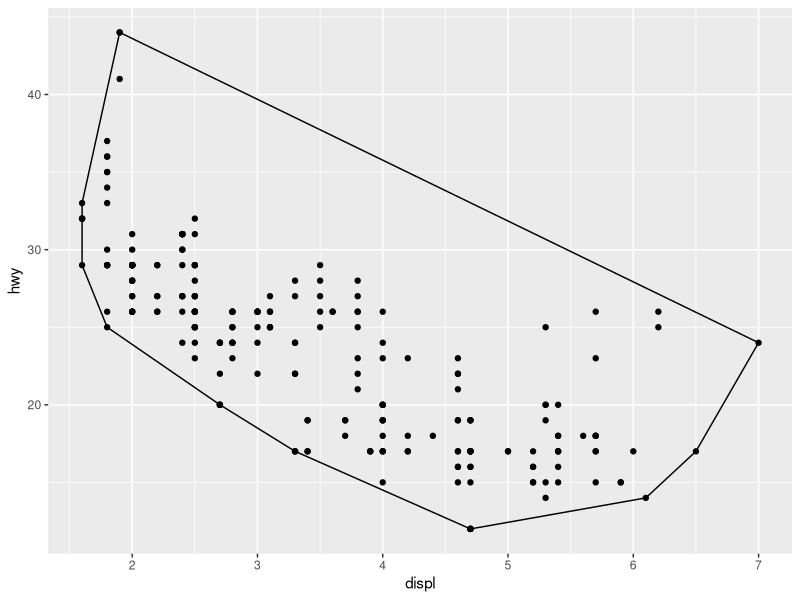
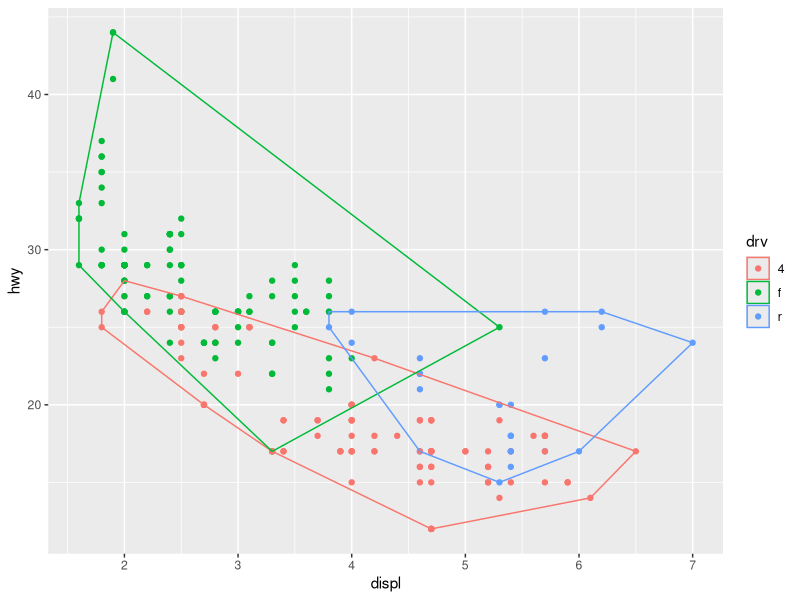
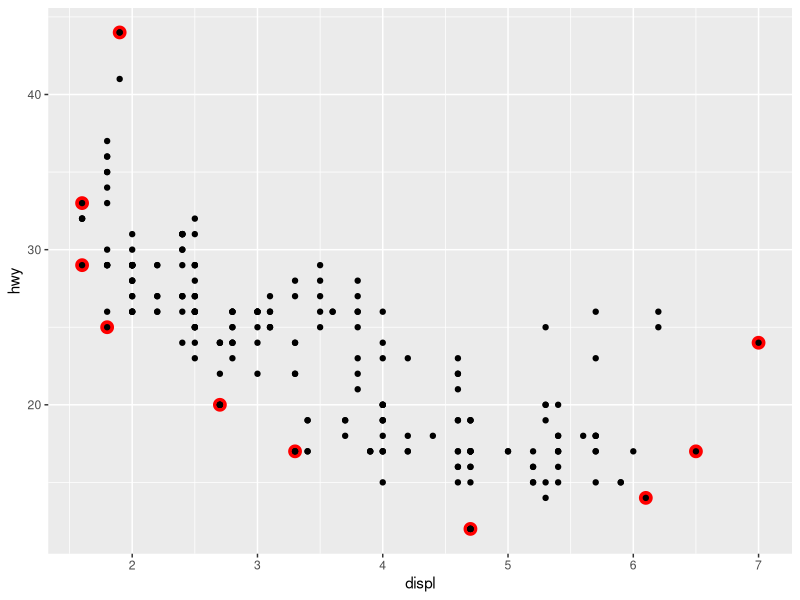
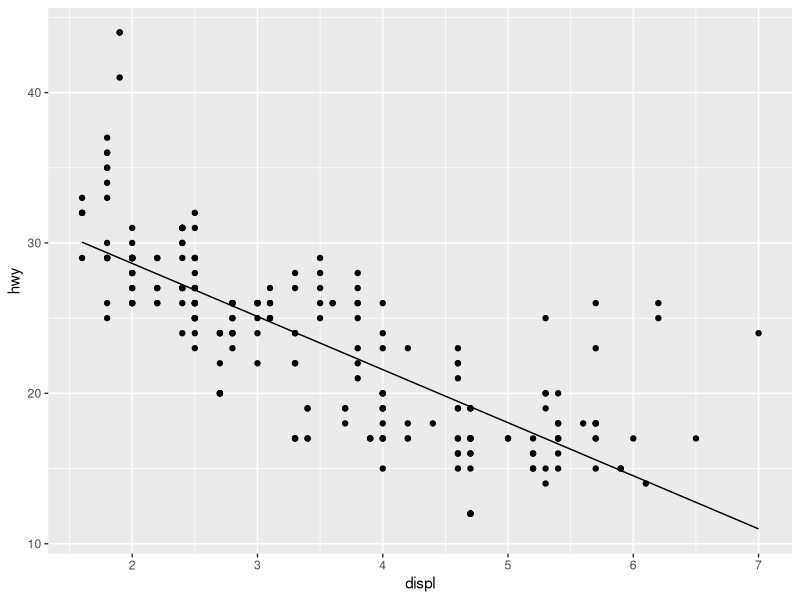
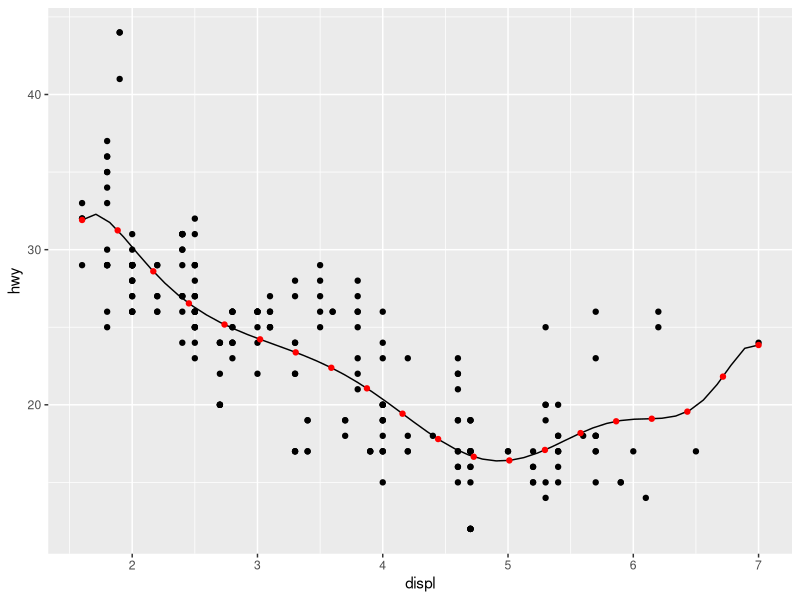
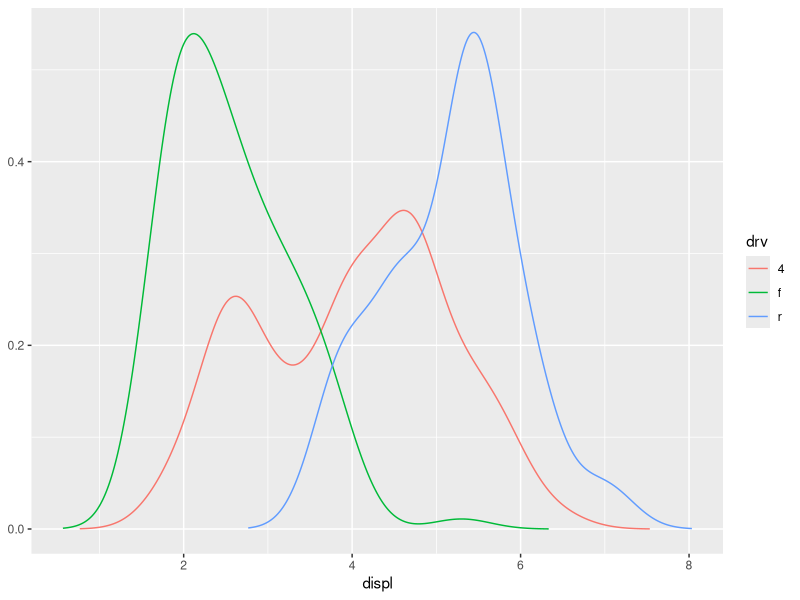
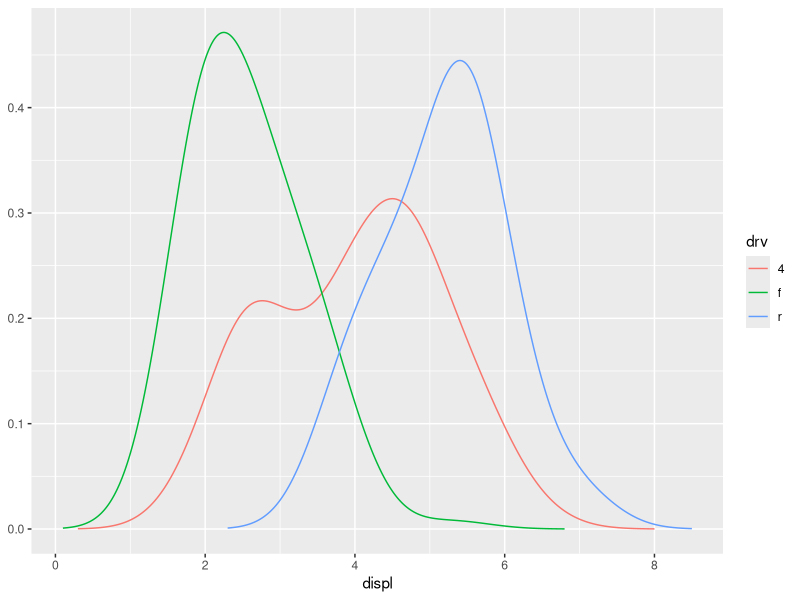
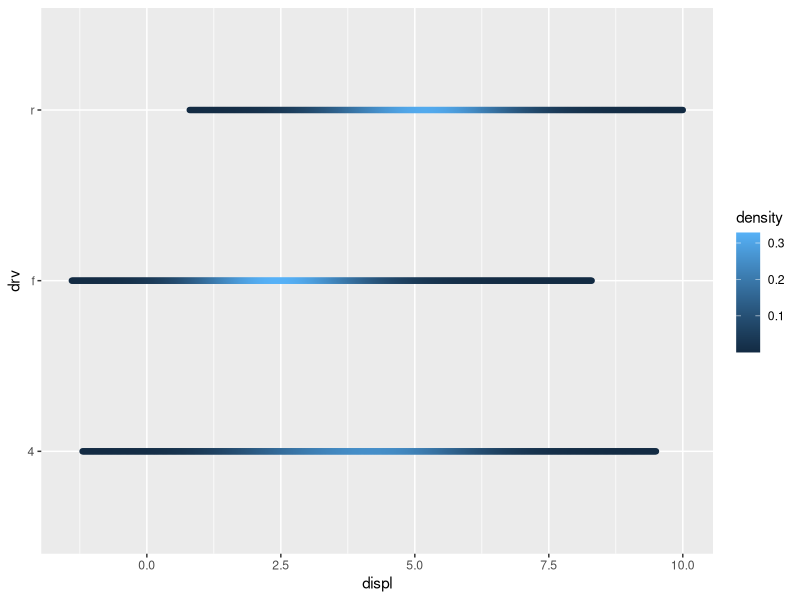

The R script that drew these images, in order:
## ---- chunk 1
#| include: false
knitr::opts_chunk$set(collapse = TRUE, comment = "#>", fig.width = 7, fig.height = 7, fig.align = "center")
library(ggplot2)
## ---- chunk 2
#| label: ggproto-intro
A <- ggproto("A", NULL,
  x = 1,
  inc = function(self) {
    self$x <- self$x + 1
  }
)
A$x
A$inc()
A$x
A$inc()
A$inc()
A$x
## ---- chunk 3
#| label: chull
StatChull <- ggproto("StatChull", Stat,
  compute_group = function(data, scales) {
    data[chull(data$x, data$y), , drop = FALSE]
  },
  
  required_aes = c("x", "y")
)
## ---- chunk 4
stat_chull <- function(mapping = NULL, data = NULL, geom = "polygon",
                       position = "identity", na.rm = FALSE, show.legend = NA, 
                       inherit.aes = TRUE, ...) {
  layer(
    stat = StatChull, data = data, mapping = mapping, geom = geom, 
    position = position, show.legend = show.legend, inherit.aes = inherit.aes,
    params = list(na.rm = na.rm, ...)
  )
}
## ---- chunk 5
#| fig.alt: "Scatterplot of engine displacement versus highway miles per
#|  gallon, for 234 cars. The convex hull of all the points is marked by a 
#|  polygon with no fill."
ggplot(mpg, aes(displ, hwy)) + 
  geom_point() + 
  stat_chull(fill = NA, colour = "black")
## ---- chunk 6
#| fig.alt: "Scatterplot of engine displacement versus highway miles per
#|  gallon, for 234 cars. The convex hulls of points, grouped and coloured by 
#|  three types of drive train, are marked by polygons with no fill but the
#|  outline matches the colours of the points."
ggplot(mpg, aes(displ, hwy, colour = drv)) + 
  geom_point() + 
  stat_chull(fill = NA)
## ---- chunk 7
#| fig.alt: "Scatterplot of engine displacement versus highway miles per
#|  gallon, for 234 cars. The points that are part of the convex hull of all 
#|  points are marked with a red outline."
ggplot(mpg, aes(displ, hwy)) + 
  stat_chull(geom = "point", size = 4, colour = "red") +
  geom_point()
## ---- chunk 8
#| fig.alt: "Scatterplot of engine displacement versus highway miles per
#|  gallon, for 234 cars. A straight line with a negative slope passes through
#|  the cloud of points."
StatLm <- ggproto("StatLm", Stat, 
  required_aes = c("x", "y"),
  
  compute_group = function(data, scales) {
    rng <- range(data$x, na.rm = TRUE)
    grid <- data.frame(x = rng)
    
    mod <- lm(y ~ x, data = data)
    grid$y <- predict(mod, newdata = grid)
    
    grid
  }
)

stat_lm <- function(mapping = NULL, data = NULL, geom = "line",
                    position = "identity", na.rm = FALSE, show.legend = NA, 
                    inherit.aes = TRUE, ...) {
  layer(
    stat = StatLm, data = data, mapping = mapping, geom = geom, 
    position = position, show.legend = show.legend, inherit.aes = inherit.aes,
    params = list(na.rm = na.rm, ...)
  )
}

ggplot(mpg, aes(displ, hwy)) + 
  geom_point() + 
  stat_lm()
## ---- chunk 9
#| fig.alt: "Scatterplot of engine displacement versus highway miles per
#|  gallon, for 234 cars. A wobbly line follows the point cloud over the 
#|  horizontal direction. 20 points are placed on top of the line with constant
#|  horizontal intervals."
StatLm <- ggproto("StatLm", Stat, 
  required_aes = c("x", "y"),
  
  compute_group = function(data, scales, params, n = 100, formula = y ~ x) {
    rng <- range(data$x, na.rm = TRUE)
    grid <- data.frame(x = seq(rng[1], rng[2], length = n))
    
    mod <- lm(formula, data = data)
    grid$y <- predict(mod, newdata = grid)
    
    grid
  }
)

stat_lm <- function(mapping = NULL, data = NULL, geom = "line",
                    position = "identity", na.rm = FALSE, show.legend = NA, 
                    inherit.aes = TRUE, n = 50, formula = y ~ x, 
                    ...) {
  layer(
    stat = StatLm, data = data, mapping = mapping, geom = geom, 
    position = position, show.legend = show.legend, inherit.aes = inherit.aes,
    params = list(n = n, formula = formula, na.rm = na.rm, ...)
  )
}

ggplot(mpg, aes(displ, hwy)) + 
  geom_point() + 
  stat_lm(formula = y ~ poly(x, 10)) + 
  stat_lm(formula = y ~ poly(x, 10), geom = "point", colour = "red", n = 20)
## ---- chunk 10
#' @export
#' @inheritParams ggplot2::stat_identity
#' @param formula The modelling formula passed to \code{lm}. Should only 
#'   involve \code{y} and \code{x}
#' @param n Number of points used for interpolation.
stat_lm <- function(mapping = NULL, data = NULL, geom = "line",
                    position = "identity", na.rm = FALSE, show.legend = NA, 
                    inherit.aes = TRUE, n = 50, formula = y ~ x, 
                    ...) {
  layer(
    stat = StatLm, data = data, mapping = mapping, geom = geom, 
    position = position, show.legend = show.legend, inherit.aes = inherit.aes,
    params = list(n = n, formula = formula, na.rm = na.rm, ...)
  )
}

## ---- chunk 11
#| fig.alt:
#| - "A line plot showing three kernel density estimates of engine displacement,
#|  coloured for three types of drive trains. The lines are a little bit 
#|  wobbly."
#| - "A line plot showing three kernel density estimates of engine displacement,
#|  coloured for three types of drive trains. The lines are fairly smooth."
StatDensityCommon <- ggproto("StatDensityCommon", Stat, 
  required_aes = "x",
  
  setup_params = function(data, params) {
    if (!is.null(params$bandwidth))
      return(params)
    
    xs <- split(data$x, data$group)
    bws <- vapply(xs, bw.nrd0, numeric(1))
    bw <- mean(bws)
    message("Picking bandwidth of ", signif(bw, 3))
    
    params$bandwidth <- bw
    params
  },
  
  compute_group = function(data, scales, bandwidth = 1) {
    d <- density(data$x, bw = bandwidth)
    data.frame(x = d$x, y = d$y)
  }  
)

stat_density_common <- function(mapping = NULL, data = NULL, geom = "line",
                                position = "identity", na.rm = FALSE, show.legend = NA, 
                                inherit.aes = TRUE, bandwidth = NULL,
                                ...) {
  layer(
    stat = StatDensityCommon, data = data, mapping = mapping, geom = geom, 
    position = position, show.legend = show.legend, inherit.aes = inherit.aes,
    params = list(bandwidth = bandwidth, na.rm = na.rm, ...)
  )
}

ggplot(mpg, aes(displ, colour = drv)) + 
  stat_density_common()

ggplot(mpg, aes(displ, colour = drv)) + 
  stat_density_common(bandwidth = 0.5)
## ---- chunk 12
#| fig.alt: "A plot showing the engine displacement versus three types of drive 
#|  trains. Every drive train is represented by a series of densely packed 
#|  points that imitate a horizontal line, and their colour intensity indicates
#|  the kernel density estimate of the displacement."
StatDensityCommon <- ggproto("StatDensity2", Stat, 
  required_aes = "x",
  default_aes = aes(y = after_stat(density)),

  compute_group = function(data, scales, bandwidth = 1) {
    d <- density(data$x, bw = bandwidth)
    data.frame(x = d$x, density = d$y)
  }  
)

ggplot(mpg, aes(displ, drv, colour = after_stat(density))) + 
  stat_density_common(bandwidth = 1, geom = "point")
## ---- chunk 13
#| fig.alt: "An area plot showing the kernel density estimates of 
#|  engine displacement. Three areas are shown that indicate the estimates for
#|  three types of drive trains separately. All areas are floored to the x-axis
#|  and overlap one another."
ggplot(mpg, aes(displ, fill = drv)) + 
  stat_density_common(bandwidth = 1, geom = "area", position = "stack")
## ---- chunk 14
#| fig.alt:
#| - "A stacked area plot showing kernel density estimates of engine displacement.
#|  Three areas are shown that indicate the estimates for three types of drive
#|  trains separately. The areas are stacked on top of one another and show
#|  no overlap."
#| - "A heatmap showing the density of engine displacement for three types of 
#|  drive trains. The heatmap has three rows for the drive trains, but are
#|  continuous in the horizontal direction. The fill intensity of the heatmap
#|  shows the kernel density estimates."   
StatDensityCommon <- ggproto("StatDensityCommon", Stat, 
  required_aes = "x",
  default_aes = aes(y = after_stat(density)),

  setup_params = function(data, params) {
    min <- min(data$x) - 3 * params$bandwidth
    max <- max(data$x) + 3 * params$bandwidth
    
    list(
      bandwidth = params$bandwidth,
      min = min,
      max = max,
      na.rm = params$na.rm
    )
  },
  
  compute_group = function(data, scales, min, max, bandwidth = 1) {
    d <- density(data$x, bw = bandwidth, from = min, to = max)
    data.frame(x = d$x, density = d$y)
  }  
)

ggplot(mpg, aes(displ, fill = drv)) + 
  stat_density_common(bandwidth = 1, geom = "area", position = "stack")
ggplot(mpg, aes(displ, drv, fill = after_stat(density))) + 
  stat_density_common(bandwidth = 1, geom = "raster")
## ---- chunk 15
#| label: GeomSimplePoint
#| fig.alt: "Scatterplot of engine displacement versus highway miles per
#|  gallon, for 234 cars. The points are larger than the default."
GeomSimplePoint <- ggproto("GeomSimplePoint", Geom,
  required_aes = c("x", "y"),
  default_aes = aes(shape = 19, colour = "black"),
  draw_key = draw_key_point,

  draw_panel = function(data, panel_params, coord) {
    coords <- coord$transform(data, panel_params)
    grid::pointsGrob(
      coords$x, coords$y,
      pch = coords$shape,
      gp = grid::gpar(col = coords$colour)
    )
  }
)

geom_simple_point <- function(mapping = NULL, data = NULL, stat = "identity",
                              position = "identity", na.rm = FALSE, show.legend = NA, 
                              inherit.aes = TRUE, ...) {
  layer(
    geom = GeomSimplePoint, mapping = mapping,  data = data, stat = stat, 
    position = position, show.legend = show.legend, inherit.aes = inherit.aes,
    params = list(na.rm = na.rm, ...)
  )
}

ggplot(mpg, aes(displ, hwy)) + 
  geom_simple_point()
## ---- chunk 16
#| fig.alt: "Scatterplot of engine displacement versus highway miles per
#|  gallon, for 234 cars. The convex hulls of points, grouped by 7 types of 
#|  cars, are displayed as multiple polygons with no fill, but the outer line is 
#|  coloured by the type."
GeomSimplePolygon <- ggproto("GeomPolygon", Geom,
  required_aes = c("x", "y"),
  
  default_aes = aes(
    colour = NA, fill = "grey20", linewidth = 0.5,
    linetype = 1, alpha = 1
  ),

  draw_key = draw_key_polygon,

  draw_group = function(data, panel_params, coord) {
    n <- nrow(data)
    if (n <= 2) return(grid::nullGrob())

    coords <- coord$transform(data, panel_params)
    # A polygon can only have a single colour, fill, etc, so take from first row
    first_row <- coords[1, , drop = FALSE]

    grid::polygonGrob(
      coords$x, coords$y, 
      default.units = "native",
      gp = grid::gpar(
        col = first_row$colour,
        fill = scales::alpha(first_row$fill, first_row$alpha),
        lwd = first_row$linewidth * .pt,
        lty = first_row$linetype
      )
    )
  }
)
geom_simple_polygon <- function(mapping = NULL, data = NULL, stat = "chull",
                                position = "identity", na.rm = FALSE, show.legend = NA, 
                                inherit.aes = TRUE, ...) {
  layer(
    geom = GeomSimplePolygon, mapping = mapping, data = data, stat = stat, 
    position = position, show.legend = show.legend, inherit.aes = inherit.aes,
    params = list(na.rm = na.rm, ...)
  )
}

ggplot(mpg, aes(displ, hwy)) + 
  geom_point() + 
  geom_simple_polygon(aes(colour = class), fill = NA)
## ---- chunk 17
#| fig.alt: "Scatterplot of engine displacement versus highway miles per
#|  gallon, for 234 cars. The convex hull of all the points is marked by a 
#|  polygon with no fill."
GeomPolygonHollow <- ggproto("GeomPolygonHollow", GeomPolygon,
  default_aes = aes(colour = "black", fill = NA, linewidth = 0.5, linetype = 1,
    alpha = NA)
  )
geom_chull <- function(mapping = NULL, data = NULL, 
                       position = "identity", na.rm = FALSE, show.legend = NA, 
                       inherit.aes = TRUE, ...) {
  layer(
    stat = StatChull, geom = GeomPolygonHollow, data = data, mapping = mapping,
    position = position, show.legend = show.legend, inherit.aes = inherit.aes,
    params = list(na.rm = na.rm, ...)
  )
}

ggplot(mpg, aes(displ, hwy)) + 
  geom_point() + 
  geom_chull()
## ---- chunk 18
StatBoxplot$setup_params
## ---- chunk 19
StatBoxplot$setup_data
## ---- chunk 20
GeomBoxplot$setup_data
## ---- chunk 21
GeomBoxplot$required_aes
## ---- chunk 22
GeomLine$setup_params
## ---- chunk 23
theme_grey()$legend.key

new_theme <- theme_grey() + theme(legend.key = element_rect(colour = "red"))
new_theme$legend.key
## ---- chunk 24
new_theme <- theme_grey() %+replace% theme(legend.key = element_rect(colour = "red"))
new_theme$legend.key
## ---- chunk 25
#| label: axis-line-ex
#| fig.alt:
#| - "Scatterplot of three observations arranged diagonally. The axis titles 'x' 
#|  and 'y' are coloured in black"
#| - "Scatterplot of three observations arranged diagonally. The axis titles 'x' 
#|  and 'y' are coloured in red"
df <- data.frame(x = 1:3, y = 1:3)
base <- ggplot(df, aes(x, y)) + 
  geom_point() + 
  theme_minimal()

base
base + theme(text = element_text(colour = "red"))
## ---- chunk 26
layout <- function(data, params) {
  data.frame(PANEL = c(1L, 2L), SCALE_X = 1L, SCALE_Y = 1L)
}
## ---- chunk 27
mapping <- function(data, layout, params) {
  if (is.null(data) || nrow(data) == 0) {
    return(cbind(data, PANEL = integer(0)))
  }
  rbind(
    cbind(data, PANEL = 1L),
    cbind(data, PANEL = 2L)
  )
}
## ---- chunk 28
render <- function(panels, layout, x_scales, y_scales, ranges, coord, data,
                   theme, params) {
  # Place panels according to settings
  if (params$horizontal) {
    # Put panels in matrix and convert to a gtable
    panels <- matrix(panels, ncol = 2)
    panel_table <- gtable::gtable_matrix("layout", panels, 
      widths = unit(c(1, 1), "null"), heights = unit(1, "null"), clip = "on")
    # Add spacing according to theme
    panel_spacing <- calc_element("panel.spacing.x", theme)
    panel_table <- gtable::gtable_add_col_space(panel_table, panel_spacing)
  } else {
    panels <- matrix(panels, ncol = 1)
    panel_table <- gtable::gtable_matrix("layout", panels, 
      widths = unit(1, "null"), heights = unit(c(1, 1), "null"), clip = "on")
    panel_spacing <- if (is.null(theme$panel.spacing.y)) {
      theme$panel.spacing
    } else {
      theme$panel.spacing.y
    }
    panel_table <- gtable::gtable_add_row_space(panel_table, panel_spacing)
  }
  # Name panel grobs so they can be found later
  panel_table$layout$name <- paste0("panel-", c(1, 2))
  
  # Construct the axes
  axes <- render_axes(ranges[1], ranges[1], coord, theme, 
    transpose = TRUE)

  # Add axes around each panel
  panel_pos_h <- panel_cols(panel_table)$l
  panel_pos_v <- panel_rows(panel_table)$t
  axis_width_l <- unit(grid::convertWidth(
    grid::grobWidth(axes$y$left[[1]]), "cm", TRUE), "cm")
  axis_width_r <- unit(grid::convertWidth(
    grid::grobWidth(axes$y$right[[1]]), "cm", TRUE), "cm")
  ## We do it reverse so we don't change the position of panels when we add axes
  for (i in rev(panel_pos_h)) {
    panel_table <- gtable::gtable_add_cols(panel_table, axis_width_r, i)
    panel_table <- gtable::gtable_add_grob(panel_table, 
      rep(axes$y$right, length(panel_pos_v)), t = panel_pos_v, l = i + 1, 
      clip = "off")
    panel_table <- gtable::gtable_add_cols(panel_table, axis_width_l, i - 1)
    panel_table <- gtable::gtable_add_grob(panel_table, 
      rep(axes$y$left, length(panel_pos_v)), t = panel_pos_v, l = i, 
      clip = "off")
  }
  ## Recalculate as gtable has changed
  panel_pos_h <- panel_cols(panel_table)$l
  panel_pos_v <- panel_rows(panel_table)$t
  axis_height_t <- unit(grid::convertHeight(
    grid::grobHeight(axes$x$top[[1]]), "cm", TRUE), "cm")
  axis_height_b <- unit(grid::convertHeight(
    grid::grobHeight(axes$x$bottom[[1]]), "cm", TRUE), "cm")
  for (i in rev(panel_pos_v)) {
    panel_table <- gtable::gtable_add_rows(panel_table, axis_height_b, i)
    panel_table <- gtable::gtable_add_grob(panel_table, 
      rep(axes$x$bottom, length(panel_pos_h)), t = i + 1, l = panel_pos_h, 
      clip = "off")
    panel_table <- gtable::gtable_add_rows(panel_table, axis_height_t, i - 1)
    panel_table <- gtable::gtable_add_grob(panel_table, 
      rep(axes$x$top, length(panel_pos_h)), t = i, l = panel_pos_h, 
      clip = "off")
  }
  panel_table
}
## ---- chunk 29
# Constructor: shrink is required to govern whether scales are trained on 
# Stat-transformed data or not.
facet_duplicate <- function(horizontal = TRUE, shrink = TRUE) {
  ggproto(NULL, FacetDuplicate,
    shrink = shrink,
    params = list(
      horizontal = horizontal
    )
  )
}

FacetDuplicate <- ggproto("FacetDuplicate", Facet,
  compute_layout = layout,
  map_data = mapping,
  draw_panels = render
)
## ---- chunk 30
#| fig.alt:
#| - "Scatterplot showing horsepower against miles per gallon for 32 cars."
#| - "Scatterplot with two panels showing horsepower against miles per gallon for 
#|  32 cars. The left and right panels are identical."
p <- ggplot(mtcars, aes(x = hp, y = mpg)) + geom_point()
p
p + facet_duplicate()
## ---- chunk 31
library(scales)

facet_trans <- function(trans, horizontal = TRUE, shrink = TRUE) {
  ggproto(NULL, FacetTrans,
    shrink = shrink,
    params = list(
      trans = scales::as.transform(trans),
      horizontal = horizontal
    )
  )
}

FacetTrans <- ggproto("FacetTrans", Facet,
  # Almost as before but we want different y-scales for each panel
  compute_layout = function(data, params) {
    data.frame(PANEL = c(1L, 2L), SCALE_X = 1L, SCALE_Y = c(1L, 2L))
  },
  # Same as before
  map_data = function(data, layout, params) {
    if (is.null(data) || nrow(data) == 0) {
      return(cbind(data, PANEL = integer(0)))
    }
    rbind(
      cbind(data, PANEL = 1L),
      cbind(data, PANEL = 2L)
    )
  },
  # This is new. We create a new scale with the defined transformation
  init_scales = function(layout, x_scale = NULL, y_scale = NULL, params) {
    scales <- list()
    if (!is.null(x_scale)) {
      scales$x <- lapply(seq_len(max(layout$SCALE_X)), function(i) x_scale$clone())
    }
    if (!is.null(y_scale)) {
      y_scale_orig <- y_scale$clone()
      y_scale_new <- y_scale$clone()
      y_scale_new$trans <- params$trans
      # Make sure that oob values are kept
      y_scale_new$oob <- function(x, ...) x
      scales$y <- list(y_scale_orig, y_scale_new)
    }
    scales
  },
  # We must make sure that the second scale is trained on transformed data
  train_scales = function(x_scales, y_scales, layout, data, params) {
    # Transform data for second panel prior to scale training
    if (!is.null(y_scales)) {
      data <- lapply(data, function(layer_data) {
        match_id <- match(layer_data$PANEL, layout$PANEL)
        y_vars <- intersect(y_scales[[1]]$aesthetics, names(layer_data))
        trans_scale <- layer_data$PANEL == 2L
        for (i in y_vars) {
          layer_data[trans_scale, i] <- y_scales[[2]]$transform(layer_data[trans_scale, i])
        }
        layer_data
      })
    }
    Facet$train_scales(x_scales, y_scales, layout, data, params)
  },
  # this is where we actually modify the data. It cannot be done in $map_data as that function
  # doesn't have access to the scales
  finish_data = function(data, layout, x_scales, y_scales, params) {
    match_id <- match(data$PANEL, layout$PANEL)
    y_vars <- intersect(y_scales[[1]]$aesthetics, names(data))
    trans_scale <- data$PANEL == 2L
    for (i in y_vars) {
      data[trans_scale, i] <- y_scales[[2]]$transform(data[trans_scale, i])
    }
    data
  },
  # A few changes from before to accommodate that axes are now not duplicate of each other
  # We also add a panel strip to annotate the different panels
  draw_panels = function(panels, layout, x_scales, y_scales, ranges, coord,
                         data, theme, params) {
    # Place panels according to settings
    if (params$horizontal) {
      # Put panels in matrix and convert to a gtable
      panels <- matrix(panels, ncol = 2)
      panel_table <- gtable::gtable_matrix("layout", panels, 
        widths = unit(c(1, 1), "null"), heights = unit(1, "null"), clip = "on")
      # Add spacing according to theme
      panel_spacing <- calc_element("panel.spacing.x", theme)
      panel_table <- gtable::gtable_add_col_space(panel_table, panel_spacing)
    } else {
      panels <- matrix(panels, ncol = 1)
      panel_table <- gtable::gtable_matrix("layout", panels, 
        widths = unit(1, "null"), heights = unit(c(1, 1), "null"), clip = "on")
      panel_spacing <- calc_element("panel.spacing.y", theme)
      panel_table <- gtable::gtable_add_row_space(panel_table, panel_spacing)
    }
    # Name panel grobs so they can be found later
    panel_table$layout$name <- paste0("panel-", c(1, 2))
    
    # Construct the axes
    axes <- render_axes(ranges[1], ranges, coord, theme, 
      transpose = TRUE)
  
    # Add axes around each panel
    grobWidths <- function(x) {
      unit(vapply(x, function(x) {
        grid::convertWidth(
          grid::grobWidth(x), "cm", TRUE)
      }, numeric(1)), "cm")
    }
    panel_pos_h <- panel_cols(panel_table)$l
    panel_pos_v <- panel_rows(panel_table)$t
    axis_width_l <- grobWidths(axes$y$left)
    axis_width_r <- grobWidths(axes$y$right)
    ## We do it reverse so we don't change the position of panels when we add axes
    if (params$horizontal) {
      for (i in rev(seq_along(panel_pos_h))) {
        panel_table <- gtable::gtable_add_cols(panel_table, axis_width_r[i], panel_pos_h[i])
        panel_table <- gtable::gtable_add_grob(panel_table,
          axes$y$right[i], t = panel_pos_v, l = panel_pos_h[i] + 1,
          clip = "off")

        panel_table <- gtable::gtable_add_cols(panel_table, axis_width_l[i], panel_pos_h[i] - 1)
        panel_table <- gtable::gtable_add_grob(panel_table,
          axes$y$left[i], t = panel_pos_v, l = panel_pos_h[i],
          clip = "off")
      }
    } else {
        panel_table <- gtable::gtable_add_cols(panel_table, axis_width_r[1], panel_pos_h)
        panel_table <- gtable::gtable_add_grob(panel_table,
          axes$y$right, t = panel_pos_v, l = panel_pos_h + 1,
          clip = "off")
        panel_table <- gtable::gtable_add_cols(panel_table, axis_width_l[1], panel_pos_h - 1)
        panel_table <- gtable::gtable_add_grob(panel_table,
          axes$y$left, t = panel_pos_v, l = panel_pos_h,
          clip = "off")
      }

    ## Recalculate as gtable has changed
    panel_pos_h <- panel_cols(panel_table)$l
    panel_pos_v <- panel_rows(panel_table)$t
    axis_height_t <- unit(grid::convertHeight(
      grid::grobHeight(axes$x$top[[1]]), "cm", TRUE), "cm")
    axis_height_b <- unit(grid::convertHeight(
      grid::grobHeight(axes$x$bottom[[1]]), "cm", TRUE), "cm")
    for (i in rev(panel_pos_v)) {
      panel_table <- gtable::gtable_add_rows(panel_table, axis_height_b, i)
      panel_table <- gtable::gtable_add_grob(panel_table, 
        rep(axes$x$bottom, length(panel_pos_h)), t = i + 1, l = panel_pos_h, 
        clip = "off")
      panel_table <- gtable::gtable_add_rows(panel_table, axis_height_t, i - 1)
      panel_table <- gtable::gtable_add_grob(panel_table, 
        rep(axes$x$top, length(panel_pos_h)), t = i, l = panel_pos_h, 
        clip = "off")
    }
    
    # Add strips
    strips <- render_strips(
      x = data.frame(name = c("Original", paste0("Transformed (", params$trans$name, ")"))),
      labeller = label_value, theme = theme)
    
    panel_pos_h <- panel_cols(panel_table)$l
    panel_pos_v <- panel_rows(panel_table)$t
    strip_height <- unit(grid::convertHeight(
      grid::grobHeight(strips$x$top[[1]]), "cm", TRUE), "cm")
    for (i in rev(seq_along(panel_pos_v))) {
      panel_table <- gtable::gtable_add_rows(panel_table, strip_height, panel_pos_v[i] - 1)
      if (params$horizontal) {
        panel_table <- gtable::gtable_add_grob(panel_table, strips$x$top, 
          t = panel_pos_v[i], l = panel_pos_h, clip = "off")
      } else {
        panel_table <- gtable::gtable_add_grob(panel_table, strips$x$top[i], 
          t = panel_pos_v[i], l = panel_pos_h, clip = "off")
      }
    }
    
    
    panel_table
  }
)
## ---- chunk 32
#| fig.alt: "Scatterplot with two panels showing horsepower against miles per 
#|  gallon for 32 cars. Both panels show the same datapoints. The left panel is 
#|  titled 'original' and the right panel is titled 'transformed (sqrt)'. On the 
#|  right panel, the miles per gallon are displayed on a square root 
#|  transformed scale."
ggplot(mtcars, aes(x = hp, y = mpg)) + geom_point() + facet_trans('sqrt')
## ---- chunk 33
#| fig.alt: "Scatterplot with three-by-three panels showing the weight versus
#|  the price of about 10.000 diamonds in every panel. The panels are titled 1
#|  to 9 and show different points, but are visually similar."

facet_bootstrap <- function(n = 9, prop = 0.2, nrow = NULL, ncol = NULL, 
  scales = "fixed", shrink = TRUE, strip.position = "top") {
  
  facet <- facet_wrap(~.bootstrap, nrow = nrow, ncol = ncol, scales = scales, 
    shrink = shrink, strip.position = strip.position)
  facet$params$n <- n
  facet$params$prop <- prop
  ggproto(NULL, FacetBootstrap,
    shrink = shrink,
    params = facet$params
  )
}

FacetBootstrap <- ggproto("FacetBootstrap", FacetWrap,
  compute_layout = function(data, params) {
    id <- seq_len(params$n)

    dims <- wrap_dims(params$n, params$nrow, params$ncol)
    layout <- data.frame(PANEL = factor(id))

    layout$ROW <- as.integer((id - 1L) %/% dims[2] + 1L)
    layout$COL <- as.integer((id - 1L) %% dims[2] + 1L)

    layout <- layout[order(layout$PANEL), , drop = FALSE]
    rownames(layout) <- NULL

    # Add scale identification
    layout$SCALE_X <- if (params$free$x) id else 1L
    layout$SCALE_Y <- if (params$free$y) id else 1L

    cbind(layout, .bootstrap = id)
  },
  map_data = function(data, layout, params) {
    if (is.null(data) || nrow(data) == 0) {
      return(cbind(data, PANEL = integer(0)))
    }
    n_samples <- round(nrow(data) * params$prop)
    new_data <- lapply(seq_len(params$n), function(i) {
      cbind(data[sample(nrow(data), n_samples), , drop = FALSE], PANEL = i)
    })
    do.call(rbind, new_data)
  }
)

ggplot(diamonds, aes(carat, price)) + 
  geom_point(alpha = 0.1) + 
  facet_bootstrap(n = 9, prop = 0.05)
## ---- chunk 34
p <- ggplot(mpg, aes(displ, hwy, colour = drv)) +
  geom_point() +
  scale_colour_discrete(
    labels = c("4-wheel drive", "front wheel drive", "rear wheel drive")
  )

get_guide_data(p, "colour")
## ---- chunk 35
GuideKey <- ggproto(
  "Guide", GuideAxis,
  
  # Some parameters are required, so it is easiest to copy the base Guide's
  # parameters into our new parameters.
  # We add a new 'key' parameter for our own guide.
  params = c(GuideAxis$params, list(key = NULL)),
  
  # It is important for guides to have a mapped aesthetic with the correct name
  extract_key = function(scale, aesthetic, key, ...) {
    key$aesthetic <- scale$map(key$aesthetic)
    names(key)[names(key) == "aesthetic"] <- aesthetic
    key
  }
)
## ---- chunk 36
guide_key <- function(
  aesthetic, value = aesthetic, label = as.character(aesthetic),
  ...,
  # Standard guide arguments
  theme = NULL, title = waiver(), order = 0, position = waiver()
) {
  
  key <- data.frame(aesthetic, .value = value, .label = label, ...)
  
  new_guide(
    # Arguments passed on to the GuideKey$params field
    key = key, theme = theme, title = title, order = order, position = position,
    # Declare which aesthetics are supported
    available_aes = c("x", "y"),
    # Set the guide class
    super = GuideKey
  )
}
## ---- chunk 37
#| label: key_example
#| fig.alt: >
#|  Scatterplot of engine displacement versus highway miles per 
#|  gallon. The x-axis axis ticks are at 2.5, 3.5, 4.5, 5.5 and 6.5.

ggplot(mpg, aes(displ, hwy)) +
  geom_point() +
  scale_x_continuous(
    guide = guide_key(aesthetic = 2:6 + 0.5)
  )
## ---- chunk 38
#| label: key_ggproto_edit
# Same as before
GuideKey <- ggproto(
  "Guide", GuideAxis,
  params = c(GuideAxis$params, list(key = NULL)),
  extract_key = function(scale, aesthetic, key, ...) {
    key$aesthetic <- scale$map(key$aesthetic)
    names(key)[names(key) == "aesthetic"] <- aesthetic
    key
  },
  
  # New method to draw labels
  build_labels = function(key, elements, params) {
    position <- params$position
    # Downstream code expects a list of labels
    list(element_grob(
      elements$text,
      label = key$.label,
      x = switch(position, left = 1, right = 0, key$x),
      y = switch(position, top = 0, bottom = 1, key$y),
      margin_x = position %in% c("left", "right"),
      margin_y = position %in% c("top", "bottom"),
      colour = key$colour
    ))
  }
)
## ---- chunk 39
#| label: key_example_2
#| fig.alt: >
#|  Scatterplot of engine displacement versus highway miles per 
#|  gallon. There are two x-axes at the bottom and top of the plot. The bottom
#|  has labels alternating in red and gray, and the top has red, green and blue
#|  labels.

ggplot(mpg, aes(displ, hwy)) +
  geom_point() +
  guides(
    x = guide_key(
      aesthetic = 2:6 + 0.5,
      colour = c("red", "grey", "red", "grey", "red")
    ),
    x.sec = guide_key(
      aesthetic = c(2, 4, 6), 
      colour = c("tomato", "limegreen", "dodgerblue")
    )
  )
